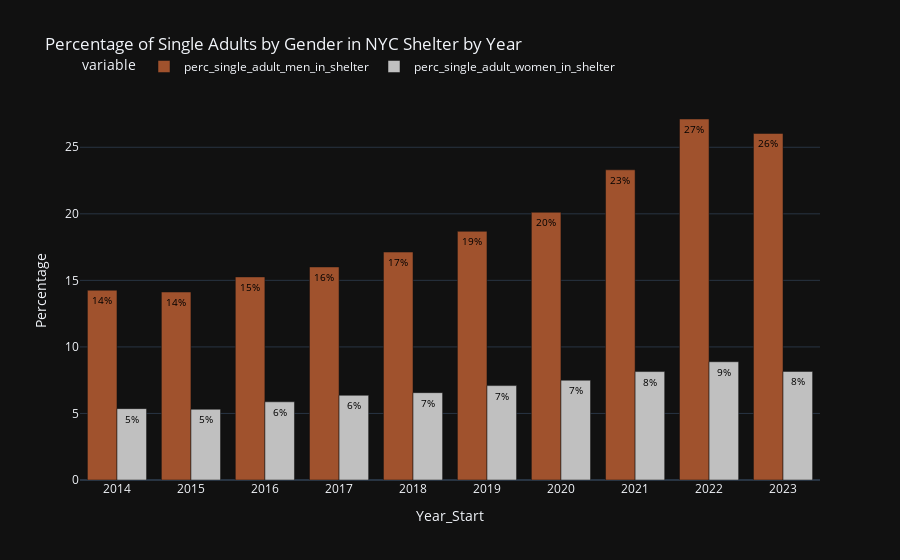

The code cell stored with this chart in its notebook:
### Code cell
# Set the template to 'plotly_dark'
pio.templates.default = "plotly_dark"

# Create the bar chart
fig = px.bar(filtered_data, x='date_of_census', y=['perc_single_adult_men_in_shelter', 'perc_single_adult_women_in_shelter'],
             color_discrete_sequence=['sienna', 'silver'],
             labels={'date_of_census': 'Year_Start', 'value': 'Percentage'},
             title='Percentage of Single Adults by Gender in NYC Shelter by Year',
             
             )

# Customize the layout if needed
fig.update_layout(barmode='group', xaxis_tickangle=0,
                  legend=dict(orientation='h', yanchor='bottom', y=1.05, xanchor='left', x=0))

# Add data labels
texts = [filtered_data['perc_single_adult_men_in_shelter'].apply(lambda x: f'{round(x)}%'),
         filtered_data['perc_single_adult_women_in_shelter'].apply(lambda x: f'{round(x)}%')]
for i, t in enumerate(texts):
    fig.data[i].text = t
fig.update_traces(textposition='inside', textfont=dict(color='black', size=10), textangle=0)

# Display the plot
fig.show()

### Figure 1 — Plotly figure (JSON) as saved in the notebook; plotly's stock layout.template omitted (floating-point values rounded to 4 significant figures)
{"data": [{"alignmentgroup": "True", "hovertemplate": "variable=perc_single_adult_men_in_shelter<br>Year_Start=%{x}<br>Percentage=%{y}<extra></extra>", "legendgroup": "perc_single_adult_men_in_shelter", "marker": {"color": "sienna", "pattern": {"shape": ""}}, "name": "perc_single_adult_men_in_shelter", "offsetgroup": "perc_single_adult_men_in_shelter", "orientation": "v", "showlegend": true, "text": ["14%", "14%", "15%", "16%", "17%", "19%", "20%", "23%", "27%", "26%"], "textangle": 0, "textfont": {"color": "black", "size": 10}, "textposition": "inside", "type": "bar", "x": ["2013-12-31T00:00:00", "2014-12-31T00:00:00", "2015-12-31T00:00:00", "2016-12-31T00:00:00", "2017-12-31T00:00:00", "2018-12-31T00:00:00", "2019-12-31T00:00:00", "2020-12-31T00:00:00", "2021-12-31T00:00:00", "2022-12-31T00:00:00"], "xaxis": "x", "y": [14.26, 14.12, 15.26, 16.01, 17.13, 18.68, 20.11, 23.31, 27.12, 26.04], "yaxis": "y"}, {"alignmentgroup": "True", "hovertemplate": "variable=perc_single_adult_women_in_shelter<br>Year_Start=%{x}<br>Percentage=%{y}<extra></extra>", "legendgroup": "perc_single_adult_women_in_shelter", "marker": {"color": "silver", "pattern": {"shape": ""}}, "name": "perc_single_adult_women_in_shelter", "offsetgroup": "perc_single_adult_women_in_shelter", "orientation": "v", "showlegend": true, "text": ["5%", "5%", "6%", "6%", "7%", "7%", "7%", "8%", "9%", "8%"], "textangle": 0, "textfont": {"color": "black", "size": 10}, "textposition": "inside", "type": "bar", "x": ["2013-12-31T00:00:00", "2014-12-31T00:00:00", "2015-12-31T00:00:00", "2016-12-31T00:00:00", "2017-12-31T00:00:00", "2018-12-31T00:00:00", "2019-12-31T00:00:00", "2020-12-31T00:00:00", "2021-12-31T00:00:00", "2022-12-31T00:00:00"], "xaxis": "x", "y": [5.362, 5.314, 5.875, 6.363, 6.562, 7.093, 7.497, 8.147, 8.885, 8.158], "yaxis": "y"}], "layout": {"barmode": "group", "legend": {"orientation": "h", "title": {"text": "variable"}, "tracegroupgap": 0, "x": 0, "xanchor": "left", "y": 1.05, "yanchor": "bottom"}, "title": {"text": "Percentage of Single Adults by Gender in NYC Shelter by Year"}, "xaxis": {"anchor": "y", "domain": [0, 1], "tickangle": 0, "title": {"text": "Year_Start"}}, "yaxis": {"anchor": "x", "domain": [0, 1], "title": {"text": "Percentage"}}}}
